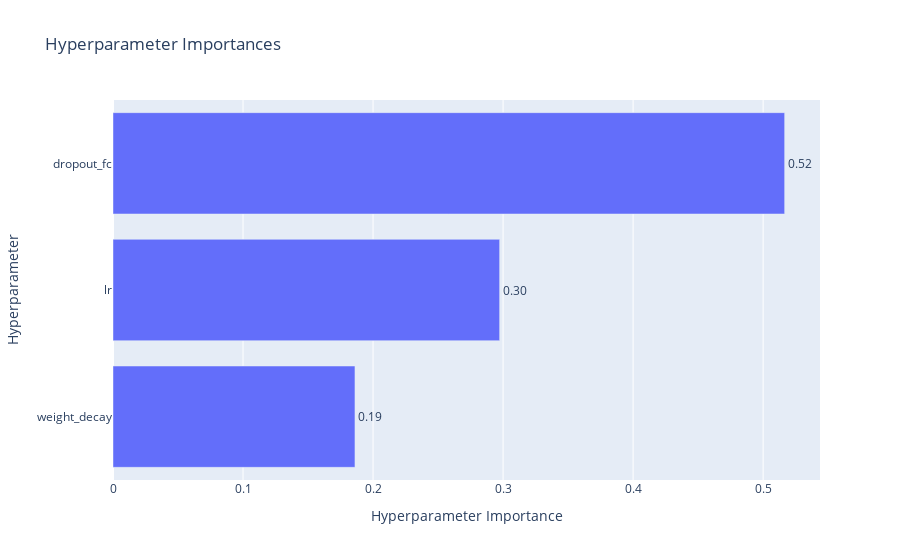

This figure's notebook cell:
### Code cell
import optuna.visualization as vis

vis.plot_param_importances(study).show()

### Figure 1 — Plotly figure (JSON) as saved in the notebook; plotly's stock layout.template omitted (floating-point values rounded to 4 significant figures)
{"data": [{"cliponaxis": false, "hovertemplate": ["weight_decay (FloatDistribution): 0.1860882765144651<extra></extra>", "lr (FloatDistribution): 0.29735559521098276<extra></extra>", "dropout_fc (FloatDistribution): 0.5165561282745522<extra></extra>"], "name": "Objective Value", "orientation": "h", "text": ["0.19", "0.30", "0.52"], "textposition": "outside", "type": "bar", "x": [0.1861, 0.2974, 0.5166], "y": ["weight_decay", "lr", "dropout_fc"]}], "layout": {"title": {"text": "Hyperparameter Importances"}, "xaxis": {"title": {"text": "Hyperparameter Importance"}}, "yaxis": {"title": {"text": "Hyperparameter"}}}}
